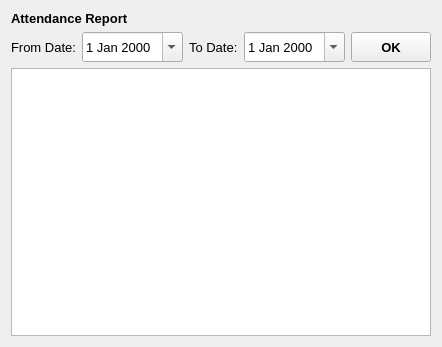
<?xml version="1.0" encoding="UTF-8"?>
<ui version="4.0">
 <class>AttendanceReport</class>
 <widget class="QWidget" name="AttendanceReport">
  <property name="geometry">
   <rect>
    <x>0</x>
    <y>0</y>
    <width>417</width>
    <height>347</height>
   </rect>
  </property>
  <property name="font">
   <font>
    <pointsize>10</pointsize>
   </font>
  </property>
  <property name="windowTitle">
   <string>Form</string>
  </property>
  <layout class="QVBoxLayout" name="verticalLayout">
   <item>
    <widget class="QLabel" name="label">
     <property name="font">
      <font>
       <pointsize>10</pointsize>
       <weight>75</weight>
       <bold>true</bold>
      </font>
     </property>
     <property name="text">
      <string>Attendance Report</string>
     </property>
    </widget>
   </item>
   <item>
    <layout class="QHBoxLayout" name="horizontalLayout_2" stretch="0,0,0,0,0">
     <item>
      <widget class="QLabel" name="fromDateLabel_2">
       <property name="text">
        <string>From Date:</string>
       </property>
      </widget>
     </item>
     <item>
      <widget class="QDateEdit" name="fromDateDateEdit_2">
       <property name="minimumSize">
        <size>
         <width>0</width>
         <height>30</height>
        </size>
       </property>
       <property name="calendarPopup">
        <bool>true</bool>
       </property>
      </widget>
     </item>
     <item>
      <widget class="QLabel" name="toDateLabel_2">
       <property name="text">
        <string>To Date:</string>
       </property>
      </widget>
     </item>
     <item>
      <widget class="QDateEdit" name="toDateDateEdit_2">
       <property name="minimumSize">
        <size>
         <width>0</width>
         <height>30</height>
        </size>
       </property>
       <property name="calendarPopup">
        <bool>true</bool>
       </property>
      </widget>
     </item>
     <item>
      <widget class="QToolButton" name="OKButton_2">
       <property name="minimumSize">
        <size>
         <width>80</width>
         <height>30</height>
        </size>
       </property>
       <property name="font">
        <font>
         <pointsize>10</pointsize>
         <weight>75</weight>
         <bold>true</bold>
        </font>
       </property>
       <property name="text">
        <string>OK</string>
       </property>
      </widget>
     </item>
    </layout>
   </item>
   <item>
    <widget class="QTableView" name="tableView"/>
   </item>
  </layout>
 </widget>
 <resources/>
 <connections/>
</ui>
